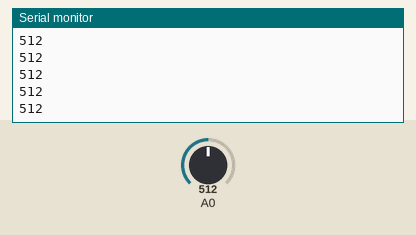
The sketch below on a simulated Arduino Uno, built with avr-gcc and run on an emulated ATmega328P. Parts: the last lines printed to the serial monitor. Inputs (shaded band) come from the test bench; at power-on: A0 = 512.

Above: at 1.2 s.
1.3 s: A0 set to 716
At 1.56 s:
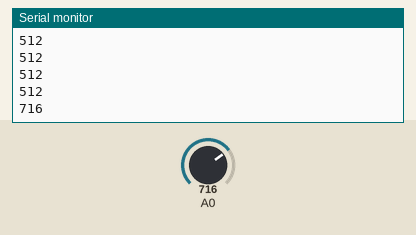
2.8 s: A0 set to 900
At 2.96 s:
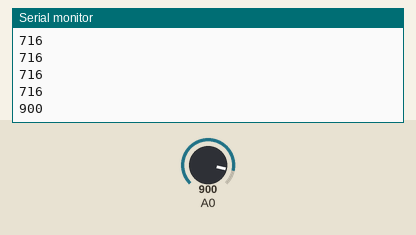
Timing chart, 0 to 5.8 s (numbered marks = the images above; inputs shaded):
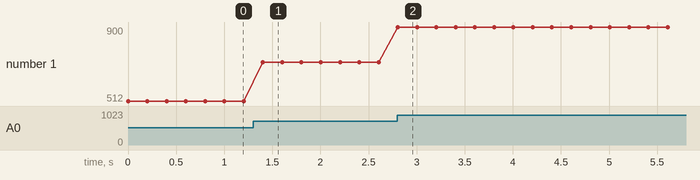

The sketch:

potentiometer_calibration.ino
```cpp
//simple robot arm project
//potentiometer calibration program

void setup() {
  Serial.begin(9600);
}

void loop() {
  // change the pin to the one where your potentiometer is connected (A0-A7)
  int position = analogRead(A0);
  // read the values in the serial monitor, aim for a value near 512 for the middle position
  Serial.println(position);
  delay(200);
}
```

Measured:
- after the input at 1.3 s, the serial monitor: prints a new line after 0.10 s (image 1)
- after the input at 2.8 s, the serial monitor: prints a new line at once (image 2)
- plotted number 1: 512 → 716 after the input at 1.3 s, 716 → 900 after the input at 2.8 s
